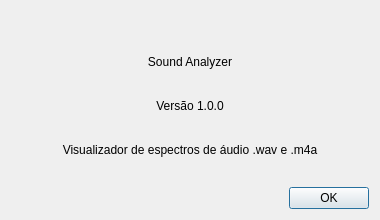
<?xml version="1.0" encoding="UTF-8"?>
<ui version="4.0">
 <class>AboutDialog</class>
 <widget class="QDialog" name="AboutDialog">
  <property name="geometry">
   <rect>
    <x>0</x>
    <y>0</y>
    <width>380</width>
    <height>220</height>
   </rect>
  </property>
  <property name="windowTitle">
   <string>Sobre — Sound Analyzer</string>
  </property>
  <property name="modal">
   <bool>true</bool>
  </property>
  <layout class="QVBoxLayout" name="verticalLayout">
   <property name="contentsMargins">
    <number>24</number>
    <number>24</number>
    <number>24</number>
    <number>24</number>
   </property>
   <property name="spacing">
    <number>12</number>
   </property>
   <item>
    <widget class="QLabel" name="logoLabel">
     <property name="alignment">
      <set>Qt::AlignHCenter</set>
     </property>
     <property name="text">
      <string/>
     </property>
    </widget>
   </item>
   <item>
    <widget class="QLabel" name="titleLabel">
     <property name="text">
      <string>Sound Analyzer</string>
     </property>
     <property name="alignment">
      <set>Qt::AlignHCenter</set>
     </property>
    </widget>
   </item>
   <item>
    <widget class="QLabel" name="versionLabel">
     <property name="text">
      <string>Versão 1.0.0</string>
     </property>
     <property name="alignment">
      <set>Qt::AlignHCenter</set>
     </property>
    </widget>
   </item>
   <item>
    <widget class="QLabel" name="descriptionLabel">
     <property name="text">
      <string>Visualizador de espectros de áudio .wav e .m4a</string>
     </property>
     <property name="alignment">
      <set>Qt::AlignHCenter</set>
     </property>
     <property name="wordWrap">
      <bool>true</bool>
     </property>
    </widget>
   </item>
   <item>
    <widget class="QDialogButtonBox" name="buttonBox">
     <property name="orientation">
      <enum>Qt::Horizontal</enum>
     </property>
     <property name="standardButtons">
      <set>QDialogButtonBox::Ok</set>
     </property>
    </widget>
   </item>
  </layout>
 </widget>
 <resources/>
 <connections>
  <connection>
   <sender>buttonBox</sender>
   <signal>accepted()</signal>
   <receiver>AboutDialog</receiver>
   <slot>accept()</slot>
   <hints>
    <hint type="sourcelabel">
     <x>190</x>
     <y>210</y>
    </hint>
    <hint type="destinationlabel">
     <x>190</x>
     <y>110</y>
    </hint>
   </hints>
  </connection>
 </connections>
</ui>
